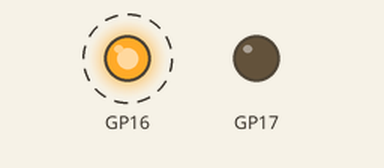
Simulated run of this program. Board: Raspberry Pi Pico running MicroPython. Parts: output pins drawn as LEDs (lit = HIGH). Dashed ring = blinking. Threads take turns every 2 ms; what the program prints to the serial console is not drawn.

Above: at 0.2 s.
Timing chart, 0 to 3.0 s (numbered marks = the images above):
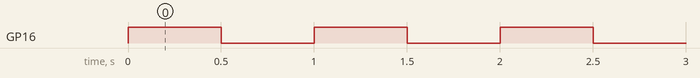

Measured:
- by itself, GP16: alternates HIGH for 0.50 s and LOW for 0.50 s

The program:

P18_Inheritence.py
```python
# File: main.py
# Author: Armstrong Subero
# Platform: Raspberry Pi Pico (RP2040) with MicroPython
# Program: P18_Inheritance
# Interpreter: MicroPython (latest version)
# Program Version: 1.0
#
# Program Description: This program demonstrates inheritance by extending
#                      the LED class to create a BlinkingLED class.
#
# Hardware Description: LEDs are connected to pins 16 and 17
#
# Created: August 23rd, 2024, 10:36 PM
# Last Updated: August 23rd, 2024, 10:36 PM

from machine import Pin
import utime
import _thread

# Base LED class
class LED:
    def __init__(self, pin_number):
        self.led = Pin(pin_number, Pin.OUT)

    def on(self):
        self.led.value(1)

    def off(self):
        self.led.value(0)

    def blink(self, delay=0.5):
        self.on()
        utime.sleep(delay)
        self.off()
        utime.sleep(delay)

# Inherited class with extended functionality
class BlinkingLED(LED):
    def __init__(self, pin_number, blink_times=3):
        super().__init__(pin_number)  # Call the constructor of the base class
        self.blink_times = blink_times  # Additional attribute for the number of blinks

    def blink(self, delay=0.5):
        for _ in range(self.blink_times):
            super().blink(delay)  # Call the blink method from the base class

# Creating objects using the new BlinkingLED class
led_0 = BlinkingLED(16, blink_times=3)  # Blinks 3 times on core 0
led_1 = BlinkingLED(17, blink_times=5)  # Blinks 5 times on core 1

# Semaphore lock
spLock = _thread.allocate_lock()

# Core 1 task function
def core1_task():
    while True:
        spLock.acquire()
        print("Message from core_1")
        led_1.blink(0.1)
        spLock.release()

# Start the core 1 task in a new thread
_thread.start_new_thread(core1_task, ())

# Core 0 main loop
while True:
    spLock.acquire()
    print("Message from core_0")
    led_0.blink(0.5)
    spLock.release()
```
